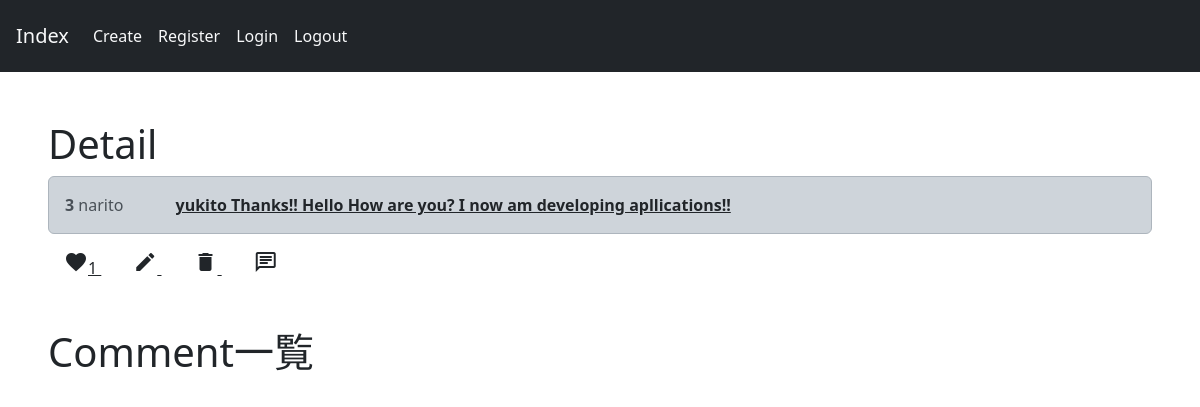
The page /post/3 (signed in) on the database as committed earlier.
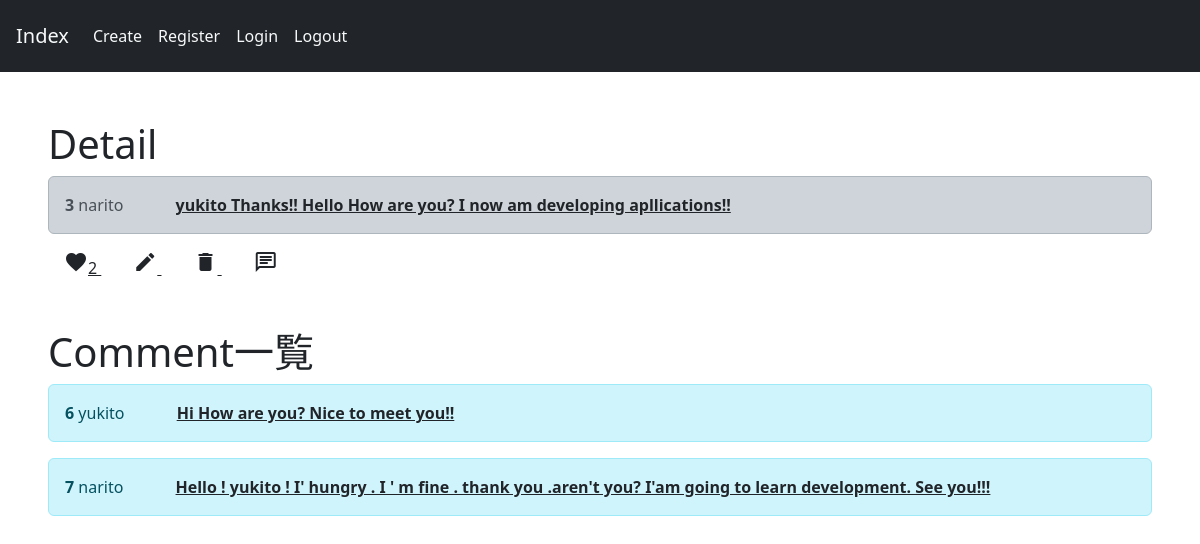
The same page on the database as committed later.
### core/models.py (models this page shows, shortened)
class Post(models.Model):
    user=models.ForeignKey(User,on_delete=models.CASCADE)
    text=models.TextField(max_length=300)

class Comment(models.Model):
    user=models.ForeignKey(User,on_delete=models.CASCADE)
    post=models.ForeignKey(Post,on_delete=models.CASCADE)
    text=models.TextField(max_length=300)

### core/views.py (the view)
# urls.py: path('post/<int:pk>',views.detail,name='detail'),
def detail(request,pk):
    post=Post.objects.get(pk=pk)
    like=Like.objects.filter(user=request.user,post=post)
    like_count=Like.objects.filter(post=post).count()
    comments=Comment.objects.filter(post=post)
    context={
        'p': post,
        'like_count': like_count,
        'comments': comments,
        'like': like,
    }
    return render(request,'core/detail.html',context)

### templates/core/detail.html (shortened to what this page needs)
{% extends 'base.html' %}
{% block content %}
<div class="m-5">
<h1>Detail</h1>
<div class="alert alert-dark " role="alert">
    <strong>{{p.id}}</strong>
    {{p.user}}
    <strong>
        <a href="" class="text-dark p-5">{{p.text}}</a>
    </strong>
</div>
{% if like %}
<a href="{% url 'like' p.id %}" class="text-dark p-3">
    <span class="material-icons">favorite</span>{{like_count}}
</a>
{% else %}
<a href="{% url 'like' p.id %}" class="text-dark p-3">
    <span class="material-symbols-outlined">favorite</span>{{like_count}}
</a>
{% endif %}
<a href="{% url 'update' p.id %}" class="text-dark p-3">
    <span class="material-icons">edit</span>
</a>
<a href="{% url 'delete' p.id %}" class="text-dark p-3">
    <span class="material-icons">delete</span>
</a>
<a href="{% url 'comment' p.id %}" class="text-dark p-3">
    <span class="material-icons-outlined">chat</span>
</a>
</div>
<div class="m-5">
<h1>Comment一覧</h1>
{% for c in comments %}
<div class="alert alert-info" role="alert">
    <strong>{{c.id}}</strong>
    {{c.user}}
    <strong>
        <a href="" class="text-dark p-5">{{c.text}}</a>
    </strong>
</div>
{% endfor %}
</div>
{% endblock content %}

### templates/base.html (shortened to what this page needs)
<!DOCTYPE html>
<html lang="en">
<head>
    <link href="https://cdn.jsdelivr.net/npm/bootstrap@5.3.0/dist/css/bootstrap.min.css" rel="stylesheet">
</head>
<body>
    {% include 'navbar.html' %}
    {% block content %}
    {% endblock content %}
</body>
</html>

### templates/navbar.html (shortened to what this page needs)
<nav class="navbar navbar-expand-lg navbar-light bg-dark p-3">
    <a class="navbar-brand text-light" href="{% url 'index' %}">Index</a>
    <div class="collapse navbar-collapse" id="navbarTogglerDemo02">
      <ul class="navbar-nav mr-auto mt-2 mt-md-0">
        <li class="nav-item active">
          <a class="nav-link text-light" href="{% url 'create' %}">Create </span></a>
        </li>
        <li class="nav-item">
          <a class="nav-link text-light" href="{% url 'register' %}">Register</a>
        </li>
        <li class="nav-item">
          <a class="nav-link text-light" href="{% url 'login' %}">Login</a>
        </li>
        <li class="nav-item">
          <a class="nav-link text-light" href="{% url 'logout' %}">Logout</a>
        </li>
      </ul>
    </div>
  </nav>

Rows that differ between the two databases and show on the page:
added Comment: id "6", user "yukito", text "Hi How are you? Nice to meet you!!"
added Comment: id "7", user "narito", text "Hello ! yukito ! I' hungry . I ' m fine . thank you .aren't you? I'am going to learn development. See you!!!"
Other text that changed with them:
{{ like_count }}: "1" → "2"
